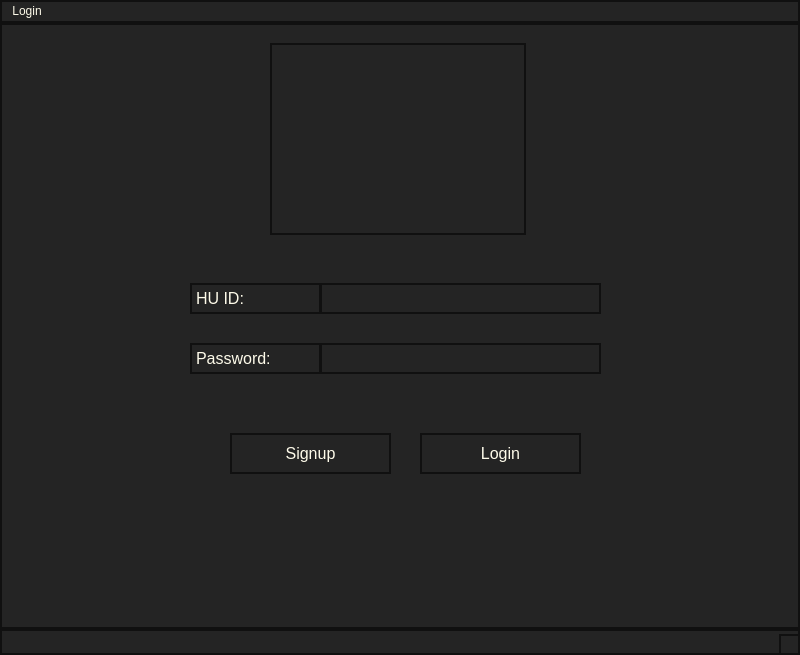
<?xml version="1.0" encoding="UTF-8"?>
<ui version="4.0">
 <class>MainWindow</class>
 <widget class="QMainWindow" name="MainWindow">
  <property name="geometry">
   <rect>
    <x>0</x>
    <y>0</y>
    <width>800</width>
    <height>655</height>
   </rect>
  </property>
  <property name="windowTitle">
   <string>MainWindow</string>
  </property>
  <property name="styleSheet">
   <string notr="true">background-color: rgb(36, 36, 36);
color: rgb(254,251,234);
border: 2px solid rgb(16, 16, 16);

</string>
  </property>
  <widget class="QWidget" name="centralwidget">
   <widget class="QLineEdit" name="Email">
    <property name="geometry">
     <rect>
      <x>320</x>
      <y>260</y>
      <width>281</width>
      <height>31</height>
     </rect>
    </property>
   </widget>
   <widget class="QLabel" name="label">
    <property name="geometry">
     <rect>
      <x>190</x>
      <y>260</y>
      <width>131</width>
      <height>31</height>
     </rect>
    </property>
    <property name="font">
     <font>
      <pointsize>12</pointsize>
     </font>
    </property>
    <property name="text">
     <string>HU ID:</string>
    </property>
   </widget>
   <widget class="QLabel" name="label_2">
    <property name="geometry">
     <rect>
      <x>190</x>
      <y>320</y>
      <width>131</width>
      <height>31</height>
     </rect>
    </property>
    <property name="font">
     <font>
      <pointsize>12</pointsize>
     </font>
    </property>
    <property name="text">
     <string>Password:</string>
    </property>
   </widget>
   <widget class="QLineEdit" name="Password">
    <property name="geometry">
     <rect>
      <x>320</x>
      <y>320</y>
      <width>281</width>
      <height>31</height>
     </rect>
    </property>
   </widget>
   <widget class="QPushButton" name="Login">
    <property name="geometry">
     <rect>
      <x>420</x>
      <y>410</y>
      <width>161</width>
      <height>41</height>
     </rect>
    </property>
    <property name="font">
     <font>
      <pointsize>12</pointsize>
     </font>
    </property>
    <property name="text">
     <string>Login</string>
    </property>
   </widget>
   <widget class="QPushButton" name="SignUp">
    <property name="geometry">
     <rect>
      <x>230</x>
      <y>410</y>
      <width>161</width>
      <height>41</height>
     </rect>
    </property>
    <property name="font">
     <font>
      <pointsize>12</pointsize>
     </font>
    </property>
    <property name="styleSheet">
     <string notr="true">hover { background-color: #45a049; }</string>
    </property>
    <property name="text">
     <string>Signup</string>
    </property>
   </widget>
   <widget class="QGraphicsView" name="graphics_view">
    <property name="geometry">
     <rect>
      <x>270</x>
      <y>20</y>
      <width>256</width>
      <height>192</height>
     </rect>
    </property>
   </widget>
  </widget>
  <widget class="QMenuBar" name="menubar">
   <property name="geometry">
    <rect>
     <x>0</x>
     <y>0</y>
     <width>800</width>
     <height>25</height>
    </rect>
   </property>
   <widget class="QMenu" name="menuLogin">
    <property name="title">
     <string>Login</string>
    </property>
   </widget>
   <addaction name="menuLogin"/>
  </widget>
  <widget class="QStatusBar" name="statusbar"/>
 </widget>
 <resources/>
 <connections/>
</ui>
